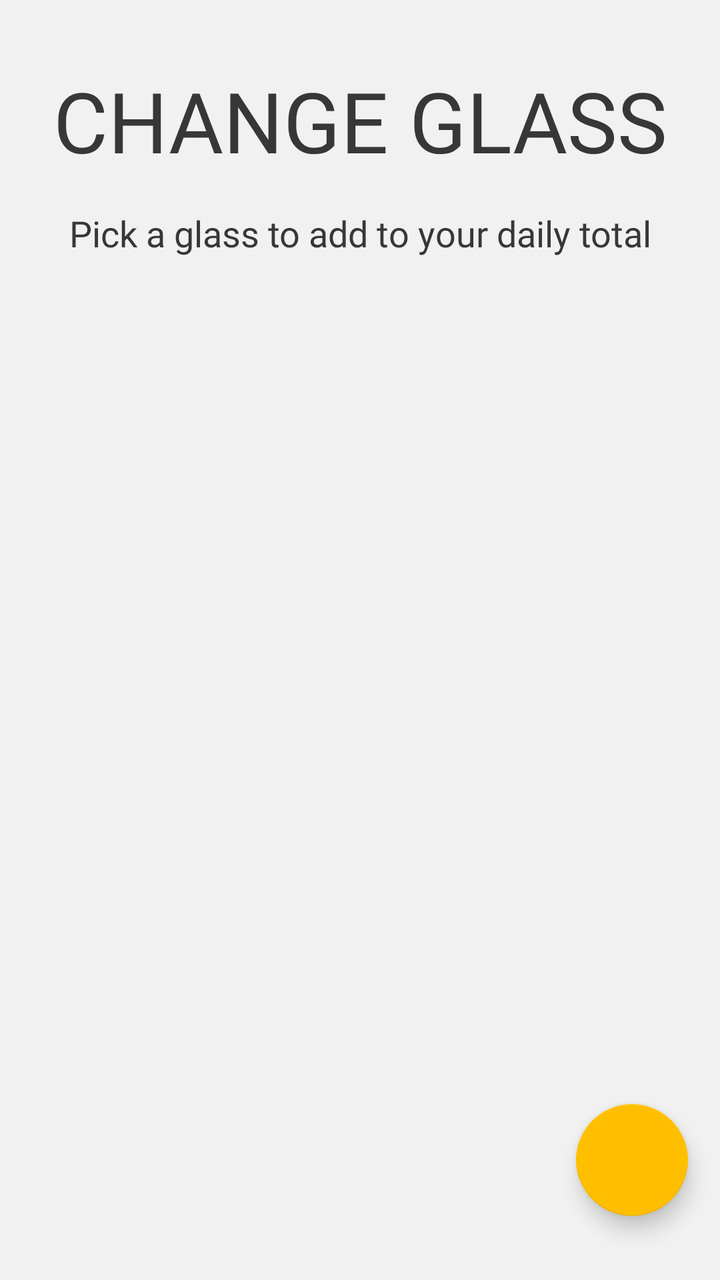
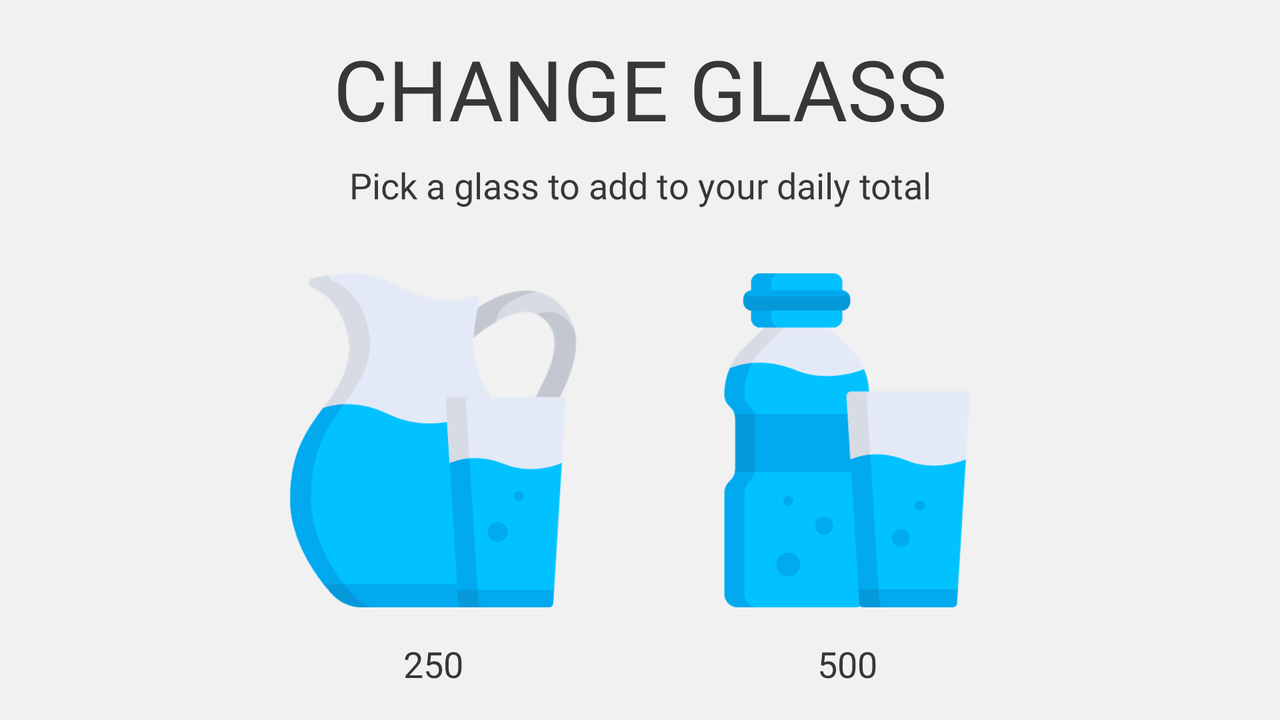

The same Android screen from two of the app's own layout files: first res/layout/ as a phone draws it, then the repository's variant for another configuration, drawn on a device whose configuration selects that folder. Both files follow.
<!-- AndroidManifest.xml: application theme AppTheme -->
<!-- res/layout/activity_set_glass.xml -->
<?xml version="1.0" encoding="utf-8"?>
<androidx.constraintlayout.widget.ConstraintLayout
        xmlns:android="http://schemas.android.com/apk/res/android"
        xmlns:tools="http://schemas.android.com/tools"
        xmlns:app="http://schemas.android.com/apk/res-auto"
        android:layout_width="match_parent"
        android:layout_height="match_parent"
        tools:context=".activities.SetGlassActivity">

    <com.google.android.material.floatingactionbutton.FloatingActionButton
            android:id="@+id/glassesAddButton"
            android:onClick="createCustomClass"
            android:layout_width="wrap_content"
            android:layout_height="wrap_content"
            android:clickable="true"
            android:focusable="true"
            android:layout_marginEnd="16dp"
            android:layout_marginBottom="32dp"
            app:srcCompat="@drawable/ic_action_add"
            app:fabSize="auto"
            app:layout_constraintEnd_toEndOf="parent"
            app:backgroundTint="@color/colorAccent"
            app:layout_constraintBottom_toBottomOf="parent"/>

    <TextView
            android:id="@+id/setGlassTextTitle"
            android:text="@string/set_glass"
            android:fontFamily="@font/julius_sans_one"
            android:textSize="42sp"
            android:layout_width="wrap_content"
            android:layout_height="wrap_content"
            android:layout_marginStart="8dp"
            app:layout_constraintStart_toStartOf="parent"
            android:layout_marginEnd="8dp"
            app:layout_constraintEnd_toEndOf="parent"
            android:layout_marginTop="32dp"
            app:layout_constraintTop_toTopOf="parent"
            android:textAlignment="center"
            android:textAllCaps="true"/>

    <TextView
            android:id="@+id/setGlassText"
            android:text="@string/set_glass_text"
            android:fontFamily="@font/montserrat"
            android:textSize="18sp"
            android:layout_width="wrap_content"
            android:layout_height="wrap_content"
            android:textAlignment="center"
            android:layout_marginTop="16dp"
            app:layout_constraintTop_toBottomOf="@+id/setGlassTextTitle"
            android:layout_marginStart="16dp"
            app:layout_constraintStart_toStartOf="parent"
            android:layout_marginEnd="16dp"
            app:layout_constraintEnd_toEndOf="parent"/>

    <androidx.recyclerview.widget.RecyclerView
            android:layout_width="406dp"
            android:layout_height="0dp"
            app:layout_constraintStart_toStartOf="parent"
            app:layout_constraintEnd_toEndOf="parent"
            app:layout_constraintTop_toBottomOf="@+id/setGlassText"
            android:id="@+id/glasses_recycler_view"
            app:layout_constraintBottom_toTopOf="@+id/glassesAddButton"/>

</androidx.constraintlayout.widget.ConstraintLayout>
<!-- resources referenced by this layout -->
<resources>
  <color name="colorAccent">#FFBF00</color>
  <string name="set_glass">CHANGE GLASS</string>
  <string name="set_glass_text">Pick a glass to add to your daily total</string>
  <style name="AppTheme" parent="Theme.MaterialComponents.Light.NoActionBar">
          
          <item name="colorPrimary">@color/colorPrimary</item>
          <item name="colorPrimaryDark">@color/colorPrimaryDark</item>
          <item name="colorAccent">@color/colorAccent</item>
          <item name="android:windowBackground">@color/colorBackground</item>
          <item name="android:textColor">@color/textColorPrimary</item>
      </style>
  <color name="colorPrimary">#FFBF00</color>
  <color name="colorPrimaryDark">#0074AB</color>
  <color name="colorBackground">#F1F1F1</color>
  <color name="textColorPrimary">#373737</color>
</resources>
<!-- res/layout-land/activity_set_glass.xml (the repository's variant of the layout above) -->
<!-- drawn on the phone turned sideways -->
<?xml version="1.0" encoding="utf-8"?>
<android.support.constraint.ConstraintLayout
        xmlns:android="http://schemas.android.com/apk/res/android"
        xmlns:tools="http://schemas.android.com/tools"
        xmlns:app="http://schemas.android.com/apk/res-auto"
        android:layout_width="match_parent"
        android:layout_height="match_parent"
        tools:context=".controller.SetGlassActivity">

    <TextView
            android:id="@+id/setGlassTextTitle"
            android:text="@string/set_glass"
            android:fontFamily="@font/julius_sans_one"
            android:textSize="42sp"
            android:textAlignment="center"
            android:layout_width="wrap_content"
            android:layout_height="wrap_content"
            app:layout_constraintTop_toTopOf="parent"
            app:layout_constraintStart_toStartOf="parent"
            app:layout_constraintEnd_toEndOf="parent"
            android:layout_marginTop="16dp"
            android:layout_marginStart="8dp"
            android:layout_marginEnd="8dp"/>

    <TextView
            android:id="@+id/setGlassText"
            android:text="@string/set_glass_text"
            android:fontFamily="@font/montserrat"
            android:textSize="18sp"
            android:textAlignment="center"
            android:layout_width="wrap_content"
            android:layout_height="wrap_content"
            app:layout_constraintTop_toBottomOf="@+id/setGlassTextTitle"
            app:layout_constraintStart_toStartOf="parent"
            app:layout_constraintEnd_toEndOf="parent"
            android:layout_marginTop="8dp"
            android:layout_marginStart="8dp"
            android:layout_marginEnd="8dp"/>

    <ImageButton
            android:id="@+id/setGlassImageGlass"
            app:srcCompat="@drawable/water01"
            android:contentDescription="@string/glass_250"
            android:onClick="setGlass250"
            android:background="@android:color/transparent"
            android:layout_width="0dp"
            android:layout_height="0dp"
            android:scaleType="centerCrop"
            app:layout_constraintTop_toBottomOf="@+id/setGlassText"
            app:layout_constraintStart_toStartOf="parent"
            app:layout_constraintEnd_toStartOf="@+id/setGlassImageBottle"
            app:layout_constraintBottom_toTopOf="@id/setGlassTextGlass"
            app:layout_constraintHorizontal_bias="0.5"
            app:layout_constraintDimensionRatio="w,1:1"
            android:layout_marginStart="40dp"
            android:layout_marginTop="32dp"
            android:layout_marginEnd="20dp"
            android:layout_marginBottom="16dp"
            app:layout_constraintHorizontal_chainStyle="packed"/>

    <ImageButton
            android:id="@+id/setGlassImageBottle"
            app:srcCompat="@drawable/water02"
            android:contentDescription="@string/glass_500"
            android:onClick="setGlass500"
            android:background="@android:color/transparent"
            android:layout_width="0dp"
            android:layout_height="0dp"
            android:scaleType="centerCrop"
            app:layout_constraintTop_toTopOf="@+id/setGlassImageGlass"
            app:layout_constraintStart_toEndOf="@+id/setGlassImageGlass"
            app:layout_constraintEnd_toEndOf="parent"
            app:layout_constraintBottom_toTopOf="@+id/setGlassTextBottle"
            app:layout_constraintHorizontal_bias="0.5"
            app:layout_constraintDimensionRatio="w,1:1"
            android:layout_marginStart="20dp"
            android:layout_marginEnd="40dp"
            android:layout_marginBottom="16dp"/>

    <TextView
            android:id="@+id/setGlassTextGlass"
            android:text="@string/glass_250"
            android:fontFamily="@font/montserrat"
            android:textSize="18sp"
            android:textAlignment="center"
            android:layout_width="wrap_content"
            android:layout_height="wrap_content"
            app:layout_constraintTop_toBottomOf="@+id/setGlassImageGlass"
            app:layout_constraintStart_toStartOf="@+id/setGlassImageGlass"
            app:layout_constraintEnd_toEndOf="@+id/setGlassImageGlass"
            app:layout_constraintBottom_toBottomOf="parent"
            android:layout_marginBottom="16dp"/>

    <TextView
            android:id="@+id/setGlassTextBottle"
            android:text="@string/glass_500"
            android:fontFamily="@font/montserrat"
            android:textSize="18sp"
            android:textAlignment="center"
            android:layout_width="wrap_content"
            android:layout_height="wrap_content"
            app:layout_constraintTop_toBottomOf="@+id/setGlassImageBottle"
            app:layout_constraintStart_toStartOf="@+id/setGlassImageBottle"
            app:layout_constraintEnd_toEndOf="@+id/setGlassImageBottle"
            app:layout_constraintBottom_toBottomOf="parent"
            android:layout_marginBottom="16dp" />

</android.support.constraint.ConstraintLayout>
<!-- resources referenced by the variant -->
<!-- as the phone turned sideways resolves them -->
<resources>
  <!-- drawable water01: png bitmap (drawable-hdpi, 26606 bytes) -->
  <!-- drawable water02: png bitmap (drawable-hdpi, 18568 bytes) -->
  <string name="glass_250">250</string>
  <string name="glass_500">500</string>
  <string name="set_glass">CHANGE GLASS</string>
  <string name="set_glass_text">Pick a glass to add to your daily total</string>
  <style name="AppTheme" parent="Theme.MaterialComponents.Light.NoActionBar">
          
          <item name="colorPrimary">@color/colorPrimary</item>
          <item name="colorPrimaryDark">@color/colorPrimaryDark</item>
          <item name="colorAccent">@color/colorAccent</item>
          <item name="android:windowBackground">@color/colorBackground</item>
          <item name="android:textColor">@color/textColorPrimary</item>
      </style>
  <color name="colorPrimary">#FFBF00</color>
  <color name="colorPrimaryDark">#0074AB</color>
  <color name="colorAccent">#FFBF00</color>
  <color name="colorBackground">#F1F1F1</color>
  <color name="textColorPrimary">#373737</color>
</resources>
